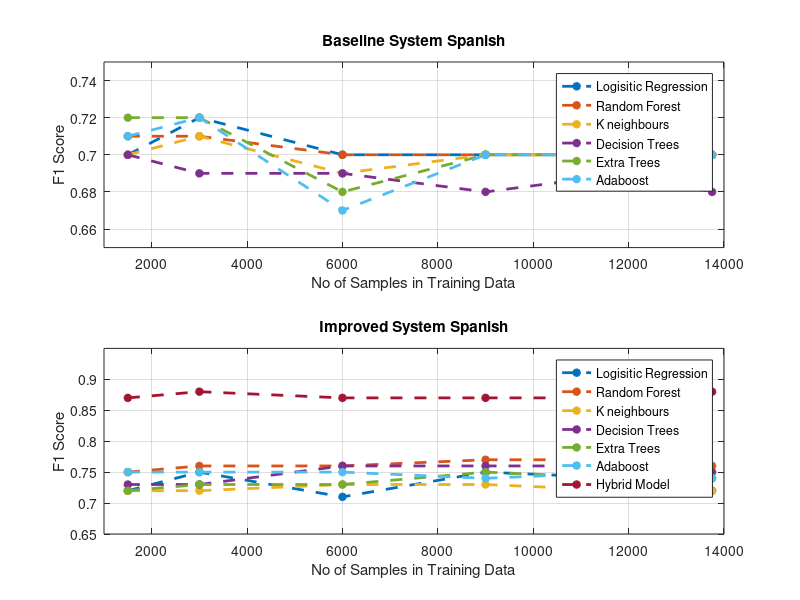

The MATLAB script that drew this image:
%Spanish
%Improved vs %Baseline
samples = [1500,3000,6000,9000,12000,13750];

figure
subplot(2,1,1)

baseline_lr_spanish = [0.7,0.72,0.7,0.7,0.7,0.7];
baseline_RF_spanish = [0.71,0.71,0.7,0.7,0.7,0.7];
baseline_K_spanish = [0.7,0.69,0.69,0.68,0.69,0.68];
baseline_DT_spanish = [0.7,0.71,0.69,0.7,0.7,0.7];
baseline_ET_spanish = [0.72,0.72,0.68,0.7,0.7,0.7];
baseline_Adaboost_Spanish = [0.71,0.72,0.67,0.7,0.7,0.7];

plot(samples, baseline_lr_spanish,'--*','LineWidth',2)
grid on
hold on
ylim([0.65,0.75])
xlim([1000,14000])
plot(samples, baseline_RF_spanish,'--*','LineWidth',2)
plot(samples, baseline_DT_spanish,'--*','LineWidth',2)
plot(samples, baseline_K_spanish,'--*','LineWidth',2)
plot(samples, baseline_ET_spanish,'--*','LineWidth',2)
plot(samples, baseline_Adaboost_Spanish,'--*','LineWidth',2)
legend('Logisitic Regression','Random Forest','K neighbours','Decision Trees','Extra Trees','Adaboost')

xlabel('No of Samples in Training Data')
ylabel('F1 Score')
title('Baseline System Spanish')

subplot(2,1,2)
imp_lr_spanish = [0.72,0.75,0.71,0.75,0.74,0.72];
imp_rf_spanish = [0.75,0.76,0.76,0.77,0.77,0.76];
imp_k_spanish = [0.72,0.72,0.73,0.73,0.72,0.72];
imp_dt_spanish = [0.73,0.73,0.76,0.76,0.76,0.75];
imp_ET_spanish = [0.72,0.73,0.73,0.75,0.74,0.74];
imp_Adahoost_spanish=[0.75,0.75,0.75,0.74,0.75,0.74];
Hybrid_Model_s=[0.87,0.88,0.87,0.87,0.87,0.88];
plot(samples, imp_lr_spanish,'--*','LineWidth',2)
grid on
hold on
ylim([0.65,0.95])
xlim([1000,14000])
plot(samples, imp_rf_spanish,'--*','LineWidth',2)
plot(samples, imp_k_spanish,'--*','LineWidth',2)
plot(samples, imp_dt_spanish,'--*','LineWidth',2)
plot(samples, imp_ET_spanish,'--*','LineWidth',2)
plot(samples, imp_Adahoost_spanish,'--*','LineWidth',2)
plot(samples, Hybrid_Model_s,'--*','LineWidth',2)
legend('Logisitic Regression','Random Forest','K neighbours','Decision Trees','Extra Trees','Adaboost','Hybrid Model')

xlabel('No of Samples in Training Data')
ylabel('F1 Score')
title('Improved System Spanish')
